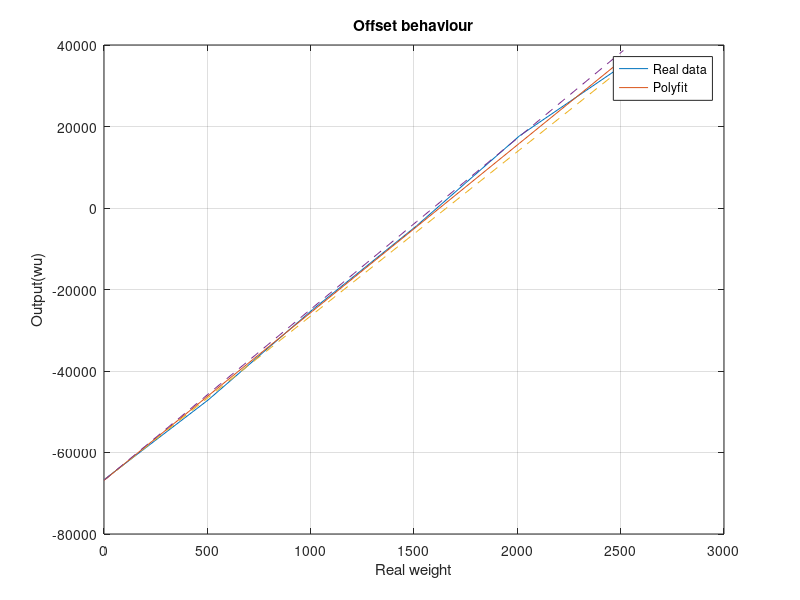
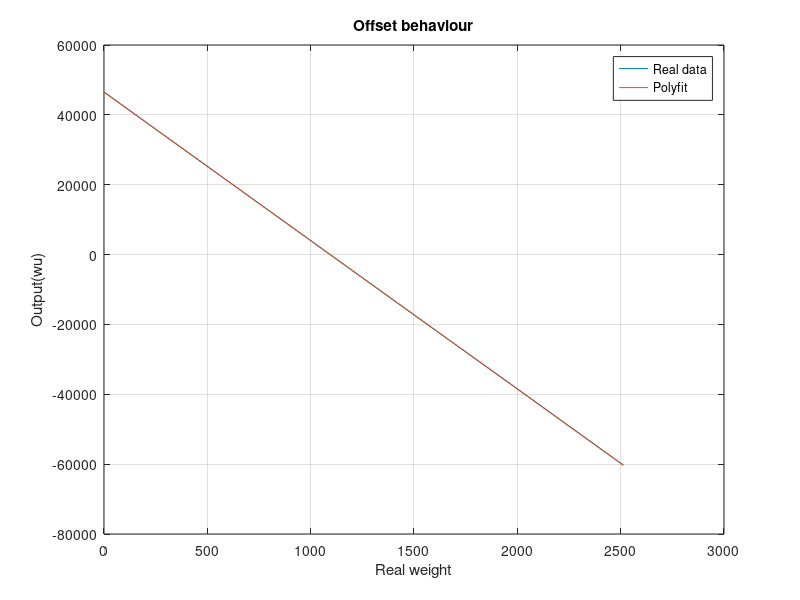
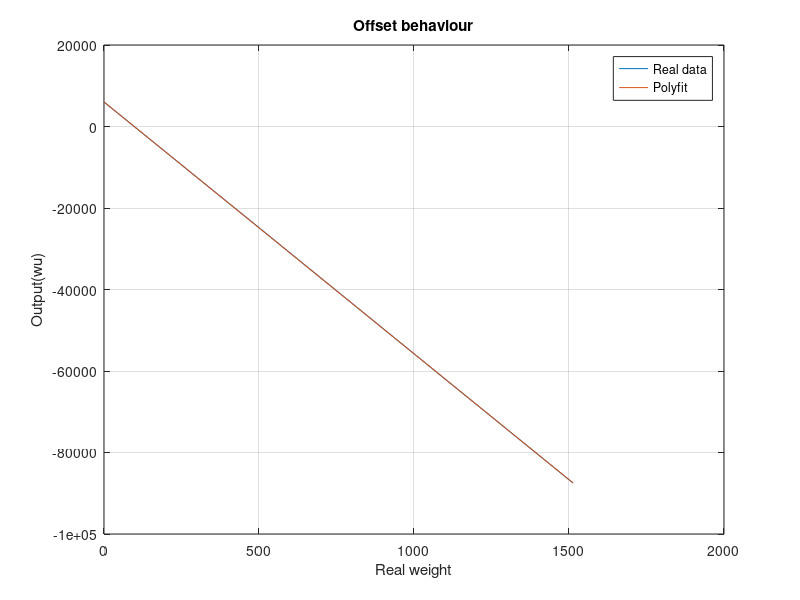
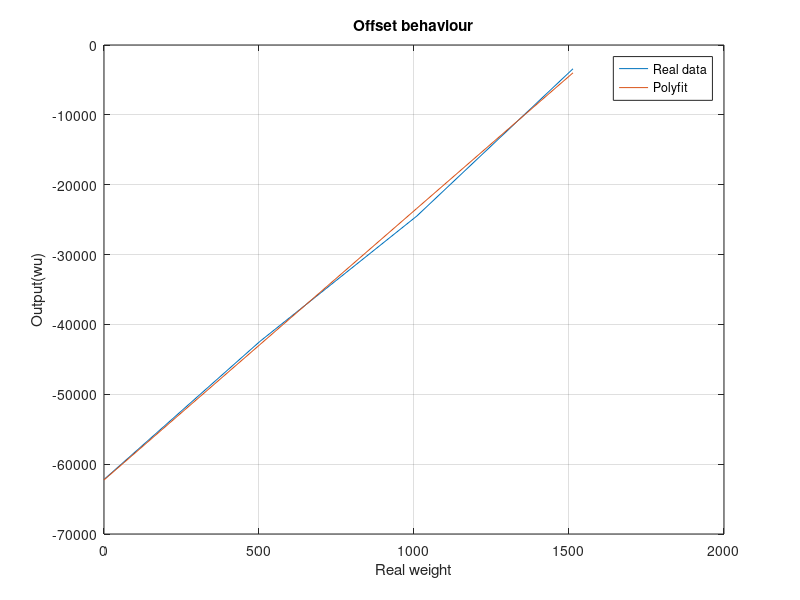

The MATLAB source for these figures, in order: (Note: this script raises an error after producing the figures.)
%% For prototype 1: Osa Menor

realWeight = [0,        0.504,      1.009,  1.513,	2.010,	2.513]*1000;
WU =         [-66679, -47104, -24951, -4352,  17687, 35066];

P = polyfit(realWeight, WU,1);
ep = 0.02; %error percentage at real zero = 0 gr

OFFSET1 = P(2);
SCALE1 = P(1);

figure
    plot(realWeight, WU)
    hold on 
    plot(realWeight,     P(1)*realWeight+P(2))
    plot(realWeight, (1-ep)*P(1)*realWeight+P(2), '--')
    plot(realWeight, (1+ep)*P(1)*realWeight+P(2), '--')
    ylabel('Output(wu)')
    xlabel('Real weight')
    title('Offset behaviour')
    grid on
    legend('Real data', 'Polyfit', 'Location', 'best')



%% For prototype 2: Osa Mayor

realWeight = [0,        0.504,      1.009,  1.513,	2.010,	2.513]*1000;
WU =         [46541,    25087,      3611,	-17820,	-38867,	-60294];


P = polyfit(realWeight, WU,1);
ep = 0.02; %error percentage at real zero = 0 gr

OFFSET2 = P(2);
SCALE2 = P(1);

figure
    plot(realWeight, WU)
    hold on 
    plot(realWeight,     P(1)*realWeight+P(2))
    % plot(realWeight, (1-ep)*P(1)*realWeight+P(2), '--')
    % plot(realWeight, (1+ep)*P(1)*realWeight+P(2), '--')
    ylabel('Output(wu)')
    xlabel('Real weight')
    title('Offset behaviour')
    grid on
    legend('Real data', 'Polyfit', 'Location', 'best')

%% For prototype 3: Wooby v1

realWeight = [0,                   0.504,             1.009,           1.513]*1000;
WU =         [6.0011e+03,    -2.5068e+04,       -5.6323e+04,     -8.7483e+04];

P = polyfit(realWeight, WU,1);
ep = 0.02; %error percentage at real zero = 0 gr

OFFSET2 = P(2);
SCALE2 = P(1);


figure
    plot(realWeight, WU)
    hold on 
    plot(realWeight,     P(1)*realWeight+P(2))
    % plot(realWeight, (1-ep)*P(1)*realWeight+P(2), '--')
    % plot(realWeight, (1+ep)*P(1)*realWeight+P(2), '--')
    ylabel('Output(wu)')
    xlabel('Real weight')
    title('Offset behaviour')
    grid on
    legend('Real data', 'Polyfit', 'Location', 'best')

%% For prototype 4: Wooby v2 (colorful)


realWeight = [0,                   0.503,             1.009,           1.513]*1000;
filedir = '/Users/macretina/Documents/Humanity Lab/Wooby/MATLAB/datasets/Wooby_v2';
fileNames = {   'CALIB_Wooby_v2_data_10ms_0gr_1';
                'CALIB_Wooby_v2_data_10ms_503gr_1';
                'CALIB_Wooby_v2_data_10ms_1009gr_1';
                'CALIB_Wooby_v2_data_10ms_1513gr_1';
                } ;
            
WU =         [-62201.00,    -42429.00,       -24488.00,     -3399.00];


P = polyfit(realWeight, WU,1);
ep = 0.02; %error percentage at real zero = 0 gr

OFFSET2 = P(2);
SCALE2 = P(1);

figure
plot(realWeight, WU)
hold on 
plot(realWeight,     P(1)*realWeight+P(2))
% plot(realWeight, (1-ep)*P(1)*realWeight+P(2), '--')
% plot(realWeight, (1+ep)*P(1)*realWeight+P(2), '--')
ylabel('Output(wu)')
xlabel('Real weight')
title('Offset behaviour')
grid on
legend('Real data', 'Polyfit', 'Location', 'best')


%%

filedir = '/Users/macretina/Documents/Humanity Lab/Baby Scale/datasets/Ursa_Major';
filename = 'UMajor_data_10ms_0gr_1.csv';

M = csvread(fullfile(filedir,filename));
realValue_generic = M(:,2);
realValueWU_generic = M(:,12);

plot(realValue_generic, realValueWU_generic,'+');




filedir = '/Users/macretina/Documents/Humanity Lab/Baby Scale/datasets/Ursa_Major';
filename = 'UMajor_data_10ms_1513gr_1.csv';

M = csvread(fullfile(filedir,filename));
realValue_generic = M(:,2);
realValueWU_generic = M(:,12);

plot(realValue_generic, realValueWU_generic,'+');





filedir = '/Users/macretina/Documents/Humanity Lab/Baby Scale/datasets/Ursa_Major';
filename = 'UMajor_data_10ms_2513gr_1.csv';

M = csvread(fullfile(filedir,filename));
realValue_generic = M(:,2);
realValueWU_generic = M(:,12);

plot(realValue_generic, realValueWU_generic,'+');

